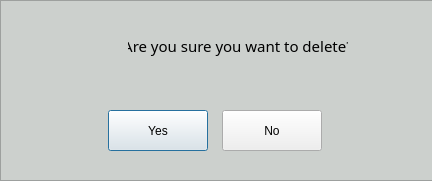
<?xml version="1.0" encoding="UTF-8"?>
<ui version="4.0">
 <class>Dialog</class>
 <widget class="QDialog" name="Dialog">
  <property name="geometry">
   <rect>
    <x>0</x>
    <y>0</y>
    <width>432</width>
    <height>181</height>
   </rect>
  </property>
  <property name="windowTitle">
   <string>Dialog</string>
  </property>
  <property name="sizeGripEnabled">
   <bool>false</bool>
  </property>
  <widget class="QFrame" name="frame">
   <property name="geometry">
    <rect>
     <x>0</x>
     <y>0</y>
     <width>451</width>
     <height>181</height>
    </rect>
   </property>
   <property name="maximumSize">
    <size>
     <width>16777215</width>
     <height>16777215</height>
    </size>
   </property>
   <property name="styleSheet">
    <string notr="true">QFrame{
background:#CCD0CD;
}</string>
   </property>
   <property name="frameShape">
    <enum>QFrame::Shape::StyledPanel</enum>
   </property>
   <property name="frameShadow">
    <enum>QFrame::Shadow::Raised</enum>
   </property>
   <widget class="QWidget" name="layoutWidget">
    <property name="geometry">
     <rect>
      <x>100</x>
      <y>110</y>
      <width>231</width>
      <height>41</height>
     </rect>
    </property>
    <layout class="QHBoxLayout">
     <property name="spacing">
      <number>6</number>
     </property>
     <property name="margin" stdset="0">
      <number>0</number>
     </property>
     <item>
      <widget class="QPushButton" name="okButton">
       <property name="enabled">
        <bool>true</bool>
       </property>
       <property name="maximumSize">
        <size>
         <width>100</width>
         <height>100</height>
        </size>
       </property>
       <property name="styleSheet">
        <string notr="true">QPushButton{
outline:none;
}</string>
       </property>
       <property name="text">
        <string>Yes</string>
       </property>
       <property name="iconSize">
        <size>
         <width>16</width>
         <height>16</height>
        </size>
       </property>
      </widget>
     </item>
     <item>
      <widget class="QPushButton" name="cancelButton">
       <property name="maximumSize">
        <size>
         <width>100</width>
         <height>100</height>
        </size>
       </property>
       <property name="styleSheet">
        <string notr="true">QPushButton{
outline:none;
}</string>
       </property>
       <property name="text">
        <string>No</string>
       </property>
      </widget>
     </item>
    </layout>
   </widget>
   <widget class="QWidget" name="horizontalLayoutWidget_2">
    <property name="geometry">
     <rect>
      <x>60</x>
      <y>20</y>
      <width>301</width>
      <height>52</height>
     </rect>
    </property>
    <layout class="QHBoxLayout" name="horizontalLayout_2">
     <item>
      <widget class="QPushButton" name="pushButton_2">
       <property name="maximumSize">
        <size>
         <width>40</width>
         <height>40</height>
        </size>
       </property>
       <property name="styleSheet">
        <string notr="true">QPushButton{
background:#CCD0CD;
border:none;
}</string>
       </property>
       <property name="text">
        <string/>
       </property>
       <property name="icon">
        <iconset resource="Resource.qrc">
         <normaloff>:/Assets/warning-icon.png</normaloff>:/Assets/warning-icon.png</iconset>
       </property>
       <property name="iconSize">
        <size>
         <width>50</width>
         <height>50</height>
        </size>
       </property>
      </widget>
     </item>
     <item>
      <widget class="QLabel" name="label_5">
       <property name="maximumSize">
        <size>
         <width>220</width>
         <height>16777215</height>
        </size>
       </property>
       <property name="layoutDirection">
        <enum>Qt::LayoutDirection::LeftToRight</enum>
       </property>
       <property name="styleSheet">
        <string notr="true">QLabel{
color:black;
font-family:sans-serif;
font-size:15px;
background: transparent
}</string>
       </property>
       <property name="text">
        <string>Are you sure you want to delete?</string>
       </property>
       <property name="alignment">
        <set>Qt::AlignmentFlag::AlignCenter</set>
       </property>
      </widget>
     </item>
    </layout>
   </widget>
  </widget>
 </widget>
 <resources>
  <include location="Resource.qrc"/>
 </resources>
 <connections/>
</ui>
